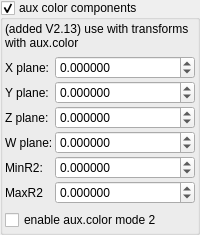
    <widget class="MyGroupBox" name="groupCheck_fold_color_aux_color_enabled_false">
     <property name="title">
      <string>aux color components</string>
     </property>
     <property name="checkable">
      <bool>true</bool>
     </property>
     <layout class="QVBoxLayout" name="verticalLayout_11">
      <property name="leftMargin">
       <number>2</number>
      </property>
      <property name="topMargin">
       <number>2</number>
      </property>
      <property name="rightMargin">
       <number>2</number>
      </property>
      <property name="bottomMargin">
       <number>2</number>
      </property>
      <item>
       <widget class="QLabel" name="label">
        <property name="text">
         <string>(added V2.13) use with transforms with aux.color</string>
        </property>
        <property name="wordWrap">
         <bool>true</bool>
        </property>
       </widget>
      </item>
      <item>
       <layout class="QGridLayout" name="gridLayout_16" columnstretch="0,1">
        <property name="spacing">
         <number>2</number>
        </property>
        <item row="3" column="0">
         <widget class="QLabel" name="label_44">
          <property name="text">
           <string>W plane:</string>
          </property>
         </widget>
        </item>
        <item row="2" column="0">
         <widget class="QLabel" name="label_39">
          <property name="text">
           <string>Z plane:</string>
          </property>
         </widget>
        </item>
        <item row="1" column="1">
         <widget class="MyDoubleSpinBox" name="spinbox4_mandelbox_color_4D_y">
          <property name="sizePolicy">
           <sizepolicy hsizetype="Minimum" vsizetype="Maximum">
            <horstretch>0</horstretch>
            <verstretch>0</verstretch>
           </sizepolicy>
          </property>
          <property name="prefix">
           <string/>
          </property>
          <property name="suffix">
           <string/>
          </property>
          <property name="decimals">
           <number>6</number>
          </property>
          <property name="minimum">
           <double>-100.000000000000000</double>
          </property>
          <property name="maximum">
           <double>100.000000000000000</double>
          </property>
          <property name="singleStep">
           <double>0.100000000000000</double>
          </property>
         </widget>
        </item>
        <item row="0" column="0">
         <widget class="QLabel" name="label_31">
          <property name="text">
           <string>X plane:</string>
          </property>
         </widget>
        </item>
        <item row="0" column="1">
         <widget class="MyDoubleSpinBox" name="spinbox4_mandelbox_color_4D_x">
          <property name="sizePolicy">
           <sizepolicy hsizetype="Minimum" vsizetype="Maximum">
            <horstretch>0</horstretch>
            <verstretch>0</verstretch>
           </sizepolicy>
          </property>
          <property name="prefix">
           <string/>
          </property>
          <property name="suffix">
           <string/>
          </property>
          <property name="decimals">
           <number>6</number>
          </property>
          <property name="minimum">
           <double>-100.000000000000000</double>
          </property>
          <property name="maximum">
           <double>100.000000000000000</double>
          </property>
          <property name="singleStep">
           <double>0.100000000000000</double>
          </property>
         </widget>
        </item>
        <item row="2" column="1">
         <widget class="MyDoubleSpinBox" name="spinbox4_mandelbox_color_4D_z">
          <property name="sizePolicy">
           <sizepolicy hsizetype="Minimum" vsizetype="Maximum">
            <horstretch>0</horstretch>
            <verstretch>0</verstretch>
           </sizepolicy>
          </property>
          <property name="prefix">
           <string/>
          </property>
          <property name="suffix">
           <string/>
          </property>
          <property name="decimals">
           <number>6</number>
          </property>
          <property name="minimum">
           <double>-100.000000000000000</double>
          </property>
          <property name="maximum">
           <double>100.000000000000000</double>
          </property>
          <property name="singleStep">
           <double>0.100000000000000</double>
          </property>
         </widget>
        </item>
        <item row="1" column="0">
         <widget class="QLabel" name="label_41">
          <property name="text">
           <string>Y plane:</string>
          </property>
         </widget>
        </item>
        <item row="5" column="0">
         <widget class="QLabel" name="label_42">
          <property name="text">
           <string>MaxR2</string>
          </property>
         </widget>
        </item>
        <item row="4" column="0">
         <widget class="QLabel" name="label_43">
          <property name="text">
           <string>MinR2:</string>
          </property>
         </widget>
        </item>
        <item row="5" column="1">
         <widget class="MyDoubleSpinBox" name="spinbox_mandelbox_color_Sp2">
          <property name="sizePolicy">
           <sizepolicy hsizetype="Minimum" vsizetype="Maximum">
            <horstretch>0</horstretch>
            <verstretch>0</verstretch>
           </sizepolicy>
          </property>
          <property name="prefix">
           <string/>
          </property>
          <property name="suffix">
           <string/>
          </property>
          <property name="decimals">
           <number>6</number>
          </property>
          <property name="minimum">
           <double>-100.000000000000000</double>
          </property>
          <property name="maximum">
           <double>100.000000000000000</double>
          </property>
          <property name="singleStep">
           <double>0.100000000000000</double>
          </property>
         </widget>
        </item>
        <item row="4" column="1">
         <widget class="MyDoubleSpinBox" name="spinbox_mandelbox_color_Sp1">
          <property name="sizePolicy">
           <sizepolicy hsizetype="Minimum" vsizetype="Maximum">
            <horstretch>0</horstretch>
            <verstretch>0</verstretch>
           </sizepolicy>
          </property>
          <property name="prefix">
           <string/>
          </property>
          <property name="suffix">
           <string/>
          </property>
          <property name="decimals">
           <number>6</number>
          </property>
          <property name="minimum">
           <double>-100.000000000000000</double>
          </property>
          <property name="maximum">
           <double>100.000000000000000</double>
          </property>
          <property name="singleStep">
           <double>0.100000000000000</double>
          </property>
         </widget>
        </item>
        <item row="3" column="1">
         <widget class="MyDoubleSpinBox" name="spinbox4_mandelbox_color_4D_w">
          <property name="sizePolicy">
           <sizepolicy hsizetype="Minimum" vsizetype="Maximum">
            <horstretch>0</horstretch>
            <verstretch>0</verstretch>
           </sizepolicy>
          </property>
          <property name="prefix">
           <string/>
          </property>
          <property name="suffix">
           <string/>
          </property>
          <property name="decimals">
           <number>6</number>
          </property>
          <property name="minimum">
           <double>-100.000000000000000</double>
          </property>
          <property name="maximum">
           <double>100.000000000000000</double>
          </property>
          <property name="singleStep">
           <double>0.100000000000000</double>
          </property>
         </widget>
        </item>
       </layout>
      </item>
      <item>
       <widget class="MyCheckBox" name="checkBox_transf_function_enabledCx_false">
        <property name="text">
         <string>enable aux.color mode 2</string>
        </property>
       </widget>
      </item>
     </layout>
    </widget>
